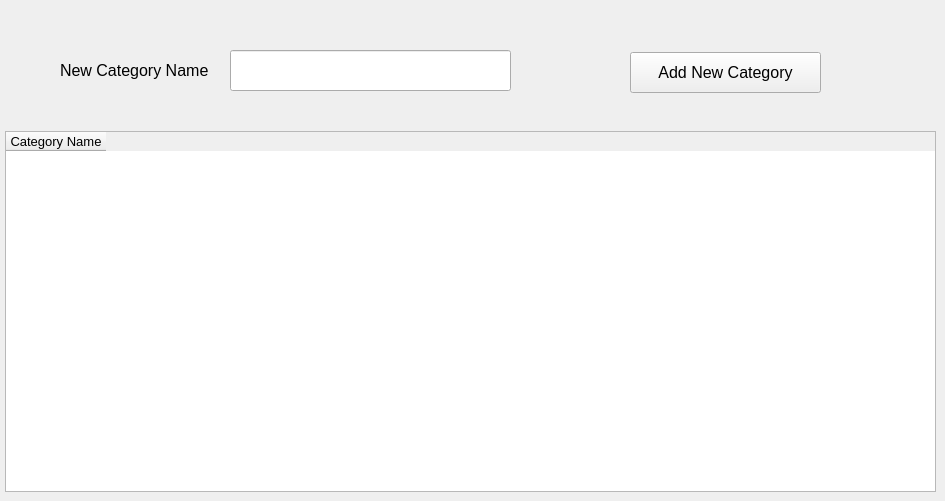
      <widget class="QWidget" name="tab_5">
       <attribute name="title">
        <string>Categories</string>
       </attribute>
       <widget class="QTableWidget" name="tableWidget_3">
        <property name="geometry">
         <rect>
          <x>5</x>
          <y>131</y>
          <width>931</width>
          <height>361</height>
         </rect>
        </property>
        <property name="font">
         <font>
          <pointsize>10</pointsize>
         </font>
        </property>
        <column>
         <property name="text">
          <string>Category Name</string>
         </property>
        </column>
       </widget>
       <widget class="QLineEdit" name="lineEdit_27">
        <property name="geometry">
         <rect>
          <x>230</x>
          <y>50</y>
          <width>281</width>
          <height>41</height>
         </rect>
        </property>
       </widget>
       <widget class="QPushButton" name="pushButton_18">
        <property name="geometry">
         <rect>
          <x>630</x>
          <y>52</y>
          <width>191</width>
          <height>41</height>
         </rect>
        </property>
        <property name="font">
         <font>
          <family>Segoe UI</family>
          <pointsize>12</pointsize>
         </font>
        </property>
        <property name="text">
         <string>Add New Category</string>
        </property>
       </widget>
       <widget class="QLabel" name="label_38">
        <property name="geometry">
         <rect>
          <x>60</x>
          <y>60</y>
          <width>151</width>
          <height>21</height>
         </rect>
        </property>
        <property name="font">
         <font>
          <family>Segoe UI</family>
          <pointsize>12</pointsize>
         </font>
        </property>
        <property name="text">
         <string>New Category Name</string>
        </property>
       </widget>
      </widget>
